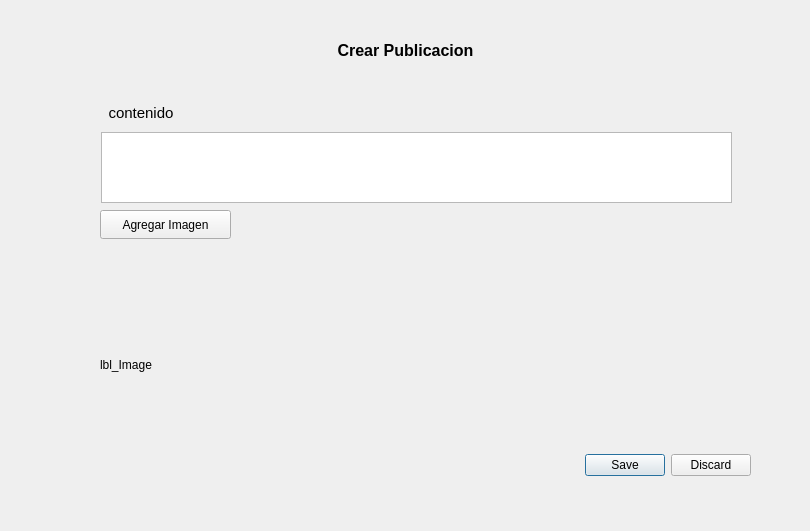
<?xml version="1.0" encoding="UTF-8"?>
<ui version="4.0">
 <class>DialogNewPost</class>
 <widget class="QDialog" name="DialogNewPost">
  <property name="geometry">
   <rect>
    <x>0</x>
    <y>0</y>
    <width>810</width>
    <height>531</height>
   </rect>
  </property>
  <property name="windowTitle">
   <string>Dialog</string>
  </property>
  <widget class="QLabel" name="label">
   <property name="geometry">
    <rect>
     <x>310</x>
     <y>20</y>
     <width>191</width>
     <height>61</height>
    </rect>
   </property>
   <property name="text">
    <string>&lt;html&gt;&lt;head/&gt;&lt;body&gt;&lt;p align=&quot;center&quot;&gt;&lt;span style=&quot; font-size:12pt; font-weight:700;&quot;&gt;Crear Publicacion&lt;/span&gt;&lt;/p&gt;&lt;/body&gt;&lt;/html&gt;</string>
   </property>
  </widget>
  <widget class="QTextEdit" name="txtEdit_Contenido">
   <property name="geometry">
    <rect>
     <x>101</x>
     <y>132</y>
     <width>631</width>
     <height>71</height>
    </rect>
   </property>
  </widget>
  <widget class="QLabel" name="label_2">
   <property name="geometry">
    <rect>
     <x>101</x>
     <y>101</y>
     <width>80</width>
     <height>24</height>
    </rect>
   </property>
   <property name="text">
    <string>&lt;html&gt;&lt;head/&gt;&lt;body&gt;&lt;p align=&quot;center&quot;&gt;&lt;span style=&quot; font-size:11pt;&quot;&gt;contenido&lt;/span&gt;&lt;/p&gt;&lt;/body&gt;&lt;/html&gt;</string>
   </property>
  </widget>
  <widget class="QLabel" name="lbl_image">
   <property name="geometry">
    <rect>
     <x>100</x>
     <y>260</y>
     <width>431</width>
     <height>251</height>
    </rect>
   </property>
   <property name="text">
    <string>&lt;html&gt;&lt;head/&gt;&lt;body&gt;&lt;p&gt;lbl_Image&lt;/p&gt;&lt;p&gt;&lt;br/&gt;&lt;/p&gt;&lt;/body&gt;&lt;/html&gt;</string>
   </property>
  </widget>
  <widget class="QPushButton" name="btn_setImage">
   <property name="geometry">
    <rect>
     <x>100</x>
     <y>210</y>
     <width>131</width>
     <height>29</height>
    </rect>
   </property>
   <property name="text">
    <string>Agregar Imagen</string>
   </property>
  </widget>
  <widget class="QDialogButtonBox" name="buttonBox">
   <property name="geometry">
    <rect>
     <x>580</x>
     <y>450</y>
     <width>171</width>
     <height>31</height>
    </rect>
   </property>
   <property name="standardButtons">
    <set>QDialogButtonBox::StandardButton::Discard|QDialogButtonBox::StandardButton::Save</set>
   </property>
  </widget>
 </widget>
 <resources/>
 <connections/>
</ui>
